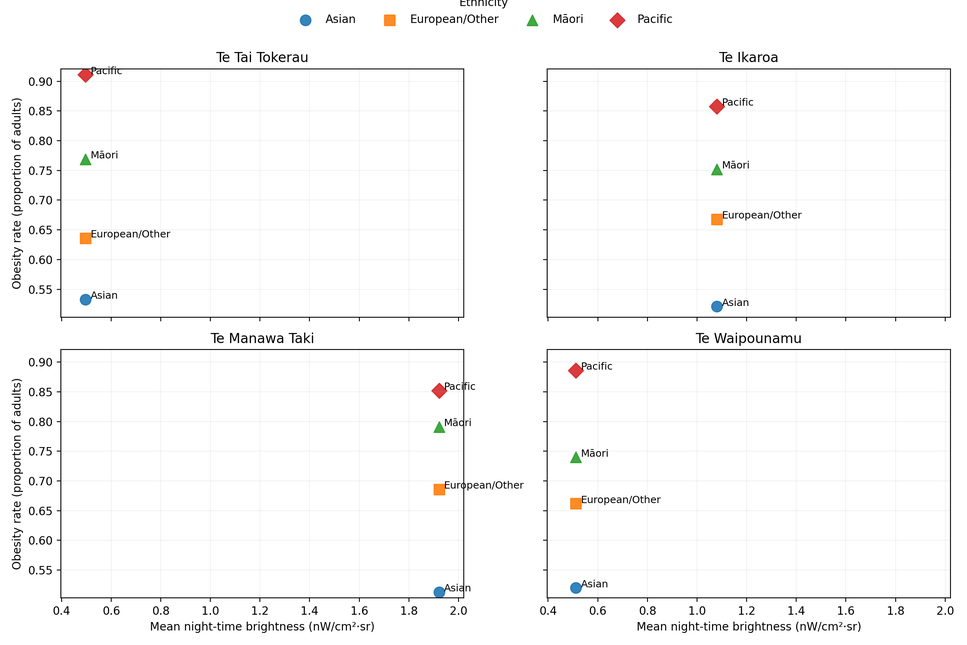
#> input picture data_proc/obesity_vs_brightness_small_multiples.png, 967 x 645 px, shrunk from 2400 x 1600 before the run, found by its file name
$ python 55_update_readme_and_social_image.py   (older library calls are emulated)
#> lines starting #> are read from the running program, lines starting #| are printed output that depends on the picture
import re
import shutil
from pathlib import Path
from PIL import Image, ImageDraw, ImageFont

# ---------- paths ----------
IMG_SRC = Path("data_proc/obesity_vs_brightness_small_multiples.png")
IMG_SOCIAL = Path("data_proc/obesity_vs_brightness_social.png")
README = Path("README.md")

# ---------- helper: Pillow 9/10 text measurement ----------
def measure_text(draw, text, font):
    """Return (width, height) of text for the given font."""
    try:
        # Pillow ≥10
        left, top, right, bottom = draw.textbbox((0, 0), text, font=font)
        return right - left, bottom - top
    except AttributeError:
        # Pillow <10
        try:
            bbox = font.getbbox(text)
            return bbox[2] - bbox[0], bbox[3] - bbox[1]
        except Exception:
            return draw.textsize(text, font=font)

# ---------- create social-friendly image ----------
img = Image.open(IMG_SRC)
#> img is the input picture: PIL image 967x645 RGBA; mean R, G, B, A 249.1, 248.9, 248.8, 255
W, H = img.size
#> W = 967; H = 645

pad_top, pad_bottom = 130, 80
new_img = Image.new("RGB", (W, H + pad_top + pad_bottom), "white")
#> new_img: PIL image 967x855 RGB; every value is 255
new_img.paste(img, (0, pad_top))
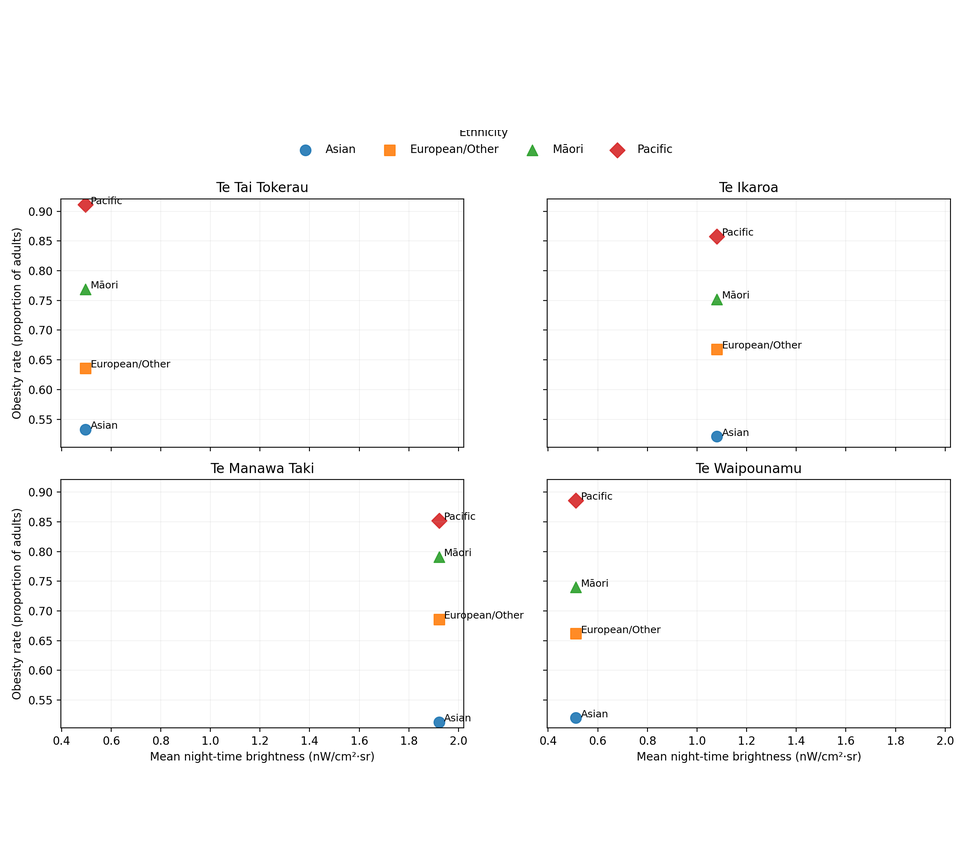
#> new_img: PIL image 967x855 RGB; mean R, G, B 250.5, 250.4, 250.3

draw = ImageDraw.Draw(new_img)
# fallback font path (macOS default)
font_path = "/System/Library/Fonts/Supplemental/Arial Bold.ttf"
font_title = ImageFont.truetype(font_path, 36)
font_footer = ImageFont.truetype(font_path, 22)

title = "Obesity vs Night-time Brightness — Health NZ Regions (2020/21)"
footer = "Data: NASA VIIRS 2021, MoH 2020/21 | vivekr25.github.io/light-nz-alan-health"

# Title centered
tw, th = measure_text(draw, title, font_title)
#> tw = 1177; th = 34
draw.text(((W - tw) / 2, 40), title, fill="black", font=font_title)

# Footer centered
fw, fh = measure_text(draw, footer, font_footer)
#> fw = 860; fh = 22
draw.text(((W - fw) / 2, H + pad_top + 20), footer, fill="gray", font=font_footer)

new_img.save(IMG_SOCIAL, dpi=(200, 200))
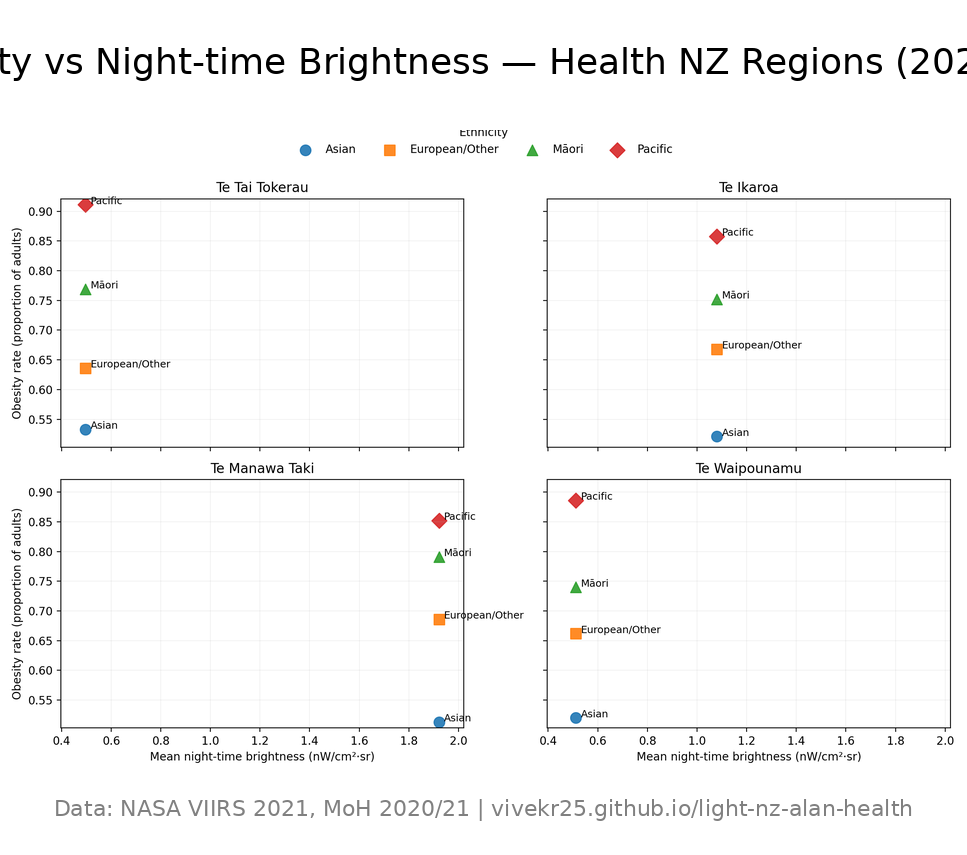
#> saved as obesity_vs_brightness_social.png: PIL image 967x855 RGB; mean R, G, B 247.8, 247.7, 247.6
print(f"✅ Created social image: {IMG_SOCIAL}")

# ---------- README update ----------
section = f"""
---

## 🩺 Obesity vs Night-time Brightness (Health NZ Regions)

This visual pairs *NASA’s VIIRS 2021 night-lights* with *Ministry of Health 2020/21 adult obesity data* across Health NZ regions and ethnic groups.

- **Te Manawa Taki** stands out — the brightest and most uniformly high in obesity across all ethnicities.
- **Te Tai Tokerau** and **Te Waipounamu** remain dimmer, yet ethnic disparities persist.
- Urban brightness doesn’t erase inequities — it often illuminates them.

![Obesity vs Night-time Brightness Small Multiples](data_proc/obesity_vs_brightness_small_multiples.png)

[🔗 Explore the interactive map](https://vivekr25.github.io/light-nz-alan-health/)
"""

#> (the run stopped early here; a loop or call above may not have finished)

$ run again, with data_proc/air_PM10_annual_by_region.png copied over data_proc/obesity_vs_brightness_small_multiples.png
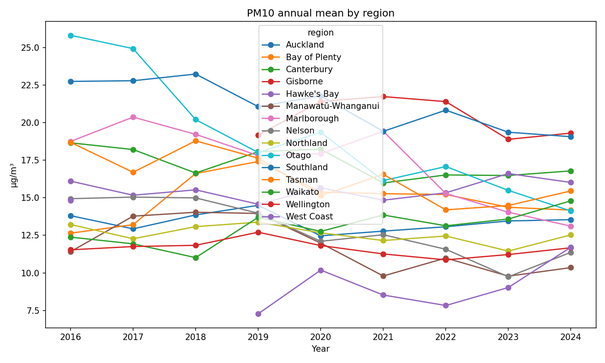
#> input picture data_proc/air_PM10_annual_by_region.png, 605 x 363 px, shrunk from 1500 x 900 before the run, found by its file name
#> img is the input picture: PIL image 605x363 RGBA; mean R, G, B, A 244.5, 243.9, 243, 255
#> `new_img.paste(img, (0, pad_top))`:
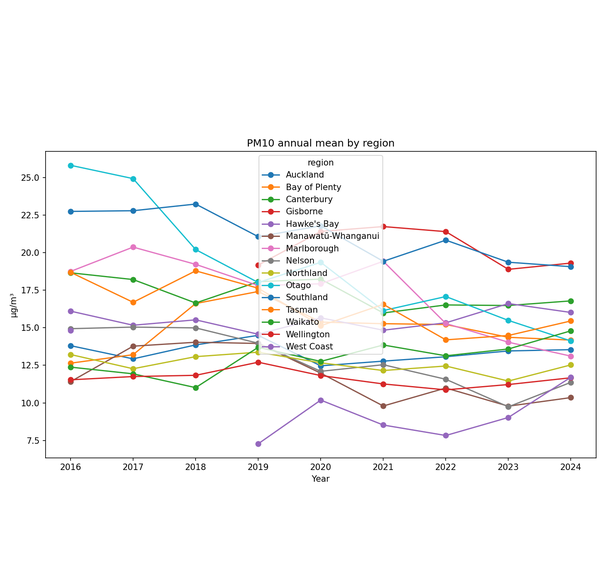
#> new_img: PIL image 605x573 RGB; mean R, G, B 248.4, 247.9, 247.4
#> tw = 1177; th = 34
#> fw = 860; fh = 22
#> `new_img.save(IMG_SOCIAL, dpi=(200, 200))`:
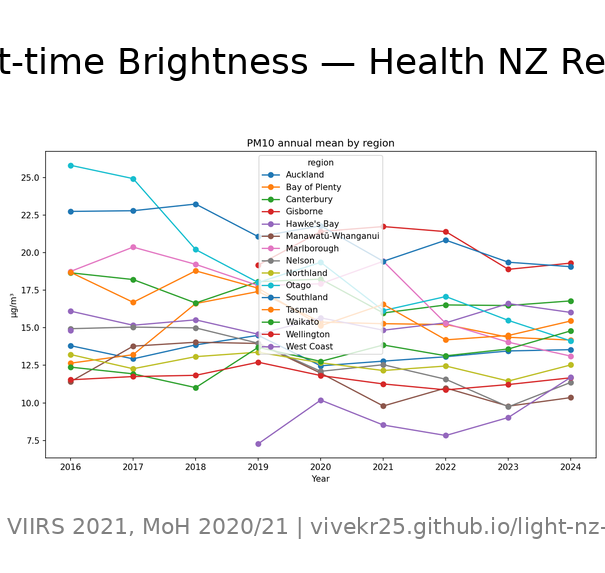
#> saved as obesity_vs_brightness_social.png: PIL image 605x573 RGB; mean R, G, B 244.2, 243.8, 243.2

$ run again, with data_proc/air_PM25_annual_by_region.png copied over data_proc/obesity_vs_brightness_small_multiples.png
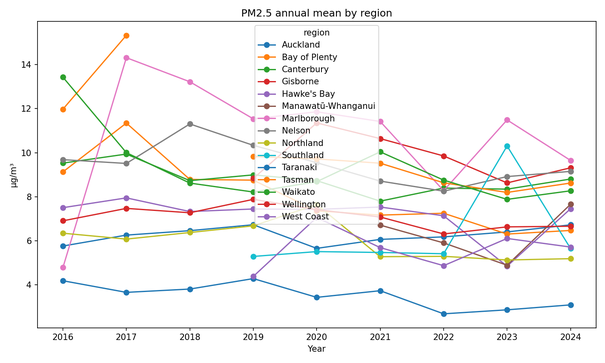
#> input picture data_proc/air_PM25_annual_by_region.png, 605 x 363 px, shrunk from 1500 x 900 before the run, found by its file name
#> img is the input picture: PIL image 605x363 RGBA; mean R, G, B, A 244.8, 244.3, 243.7, 255
#> `new_img.paste(img, (0, pad_top))`:
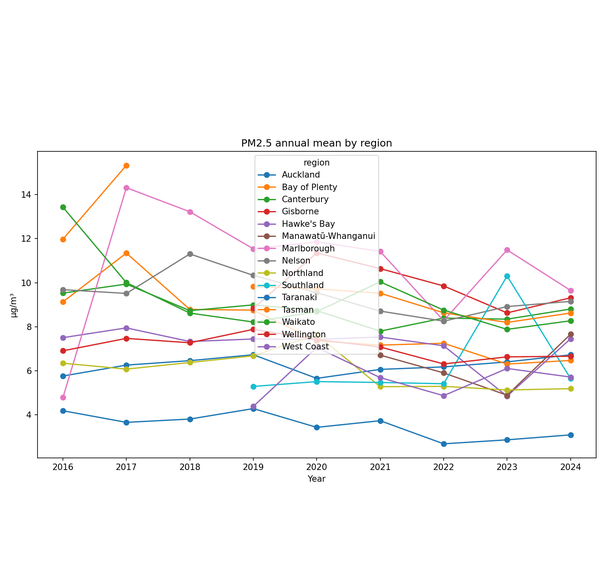
#> new_img: PIL image 605x573 RGB; mean R, G, B 248.6, 248.2, 247.8
#> tw = 1177; th = 34
#> fw = 860; fh = 22
#> `new_img.save(IMG_SOCIAL, dpi=(200, 200))`:
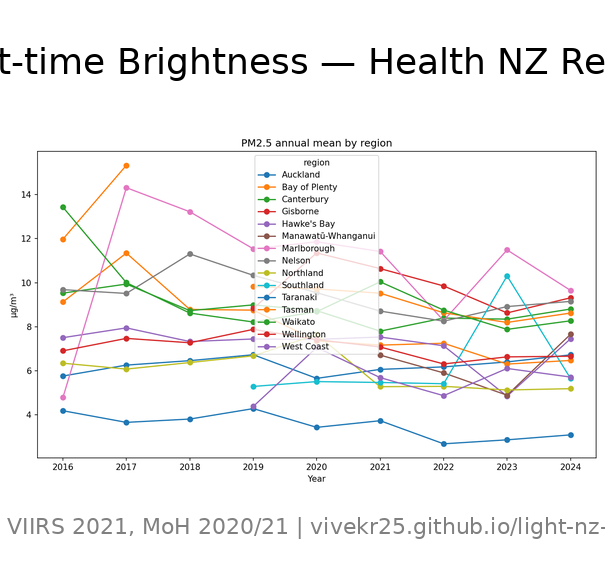
#> saved as obesity_vs_brightness_social.png: PIL image 605x573 RGB; mean R, G, B 244.4, 244, 243.7

$ run again, with data_proc/air_obesity_dep_facets_by_ethnicity_2023.png copied over data_proc/obesity_vs_brightness_small_multiples.png
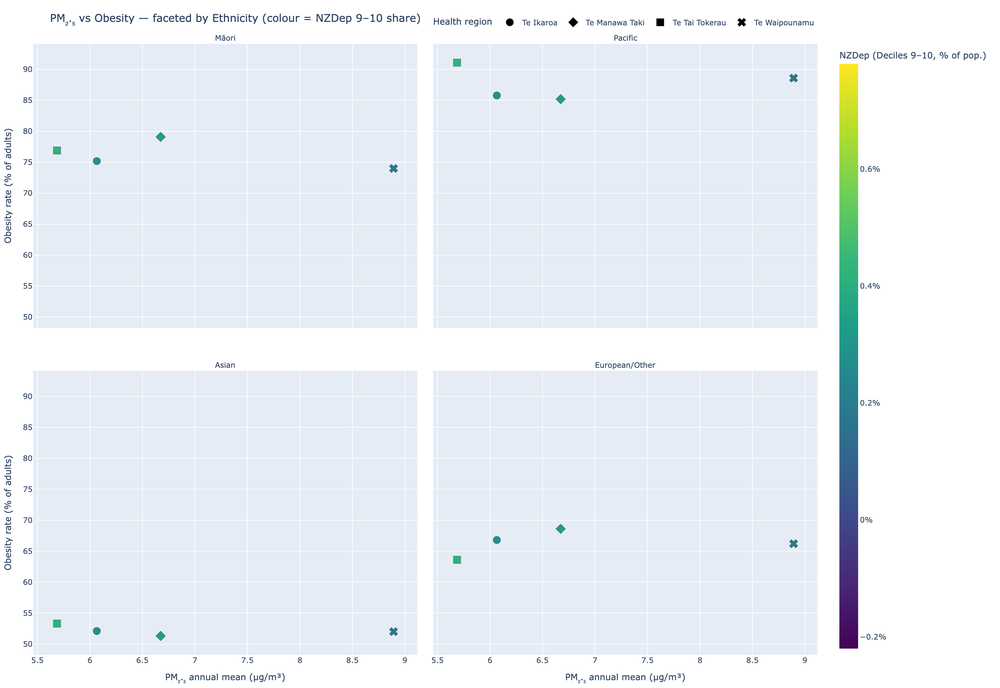
#> input picture data_proc/air_obesity_dep_facets_by_ethnicity_2023.png, 1000 x 688 px, shrunk from 3200 x 2200 before the run, found by its file name
#> img is the input picture: PIL image 1000x688 RGBA; mean R, G, B, A 234.8, 240.2, 246, 255
#> `new_img.paste(img, (0, pad_top))`:
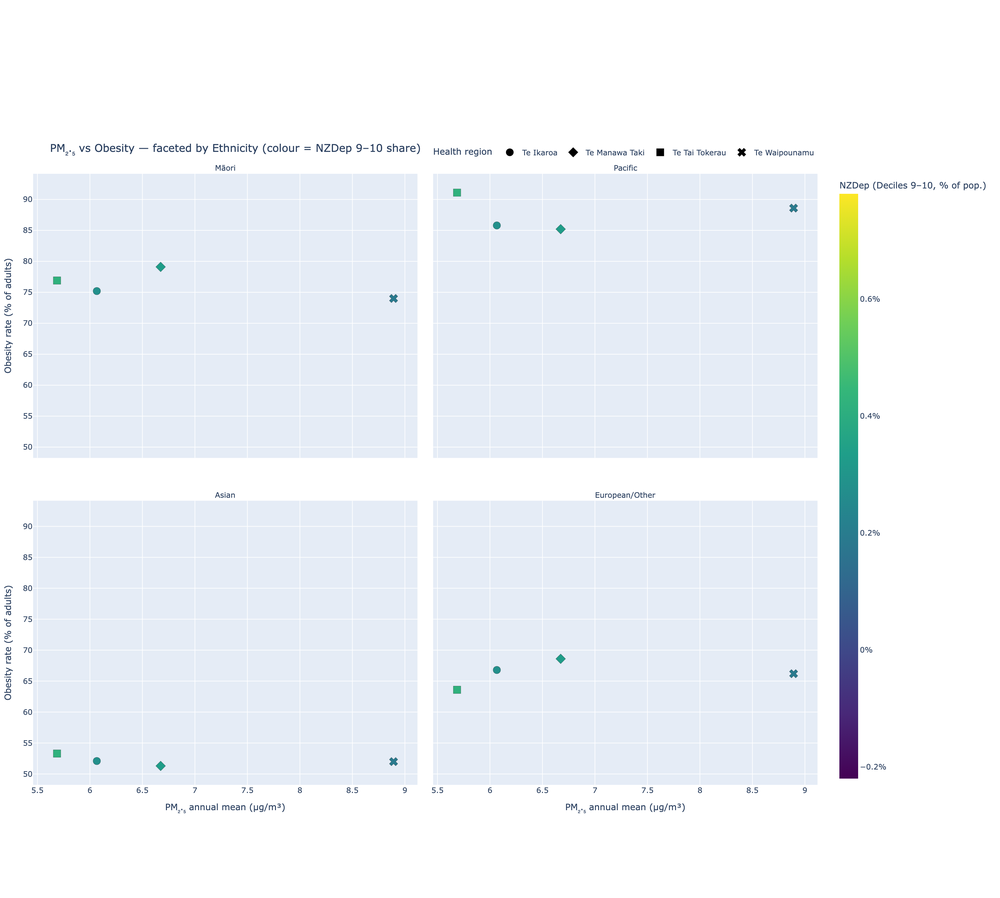
#> new_img: PIL image 1000x898 RGB; mean R, G, B 239.5, 243.7, 248.1
#> tw = 1177; th = 34
#> fw = 860; fh = 22
#> `new_img.save(IMG_SOCIAL, dpi=(200, 200))`:
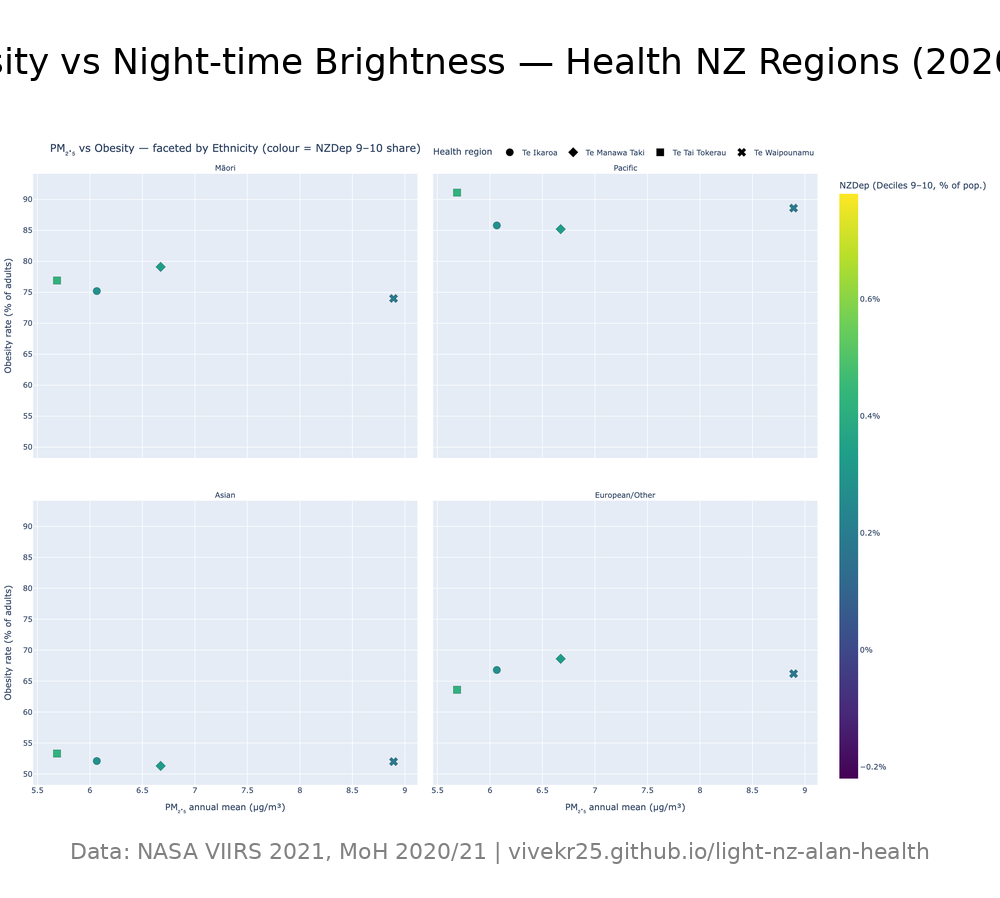
#> saved as obesity_vs_brightness_social.png: PIL image 1000x898 RGB; mean R, G, B 236.9, 241, 245.5
